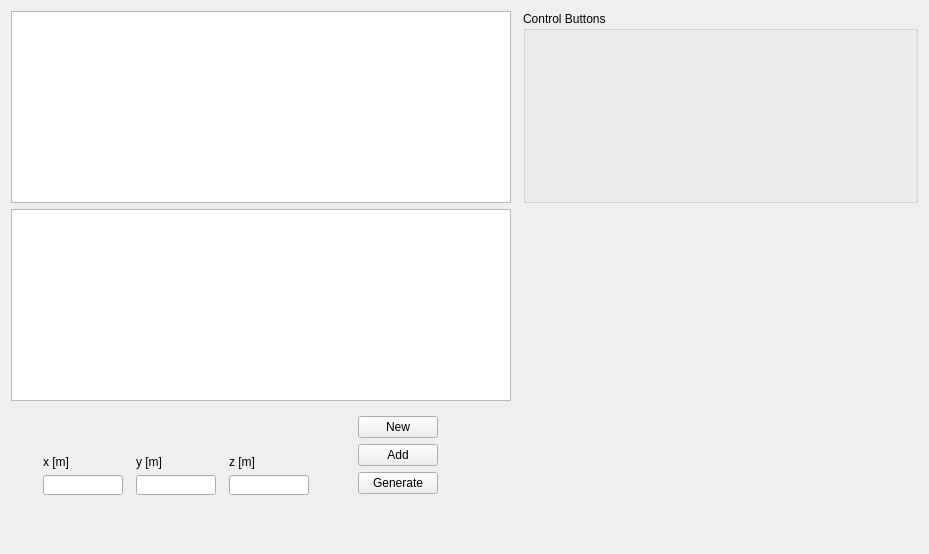
      <widget class="QWidget" name="tab_4">
       <attribute name="title">
        <string>Generate traj.</string>
       </attribute>
       <layout class="QGridLayout" name="gridLayout_3">
        <item row="0" column="0">
         <widget class="QTextBrowser" name="genLog">
          <property name="minimumSize">
           <size>
            <width>500</width>
            <height>0</height>
           </size>
          </property>
          <property name="maximumSize">
           <size>
            <width>600</width>
            <height>300</height>
           </size>
          </property>
         </widget>
        </item>
        <item row="1" column="0">
         <widget class="QTextBrowser" name="console">
          <property name="maximumSize">
           <size>
            <width>600</width>
            <height>300</height>
           </size>
          </property>
         </widget>
        </item>
        <item row="2" column="0" colspan="2">
         <layout class="QHBoxLayout" name="horizontalLayout_5">
          <item>
           <widget class="QFrame" name="frame_4">
            <property name="maximumSize">
             <size>
              <width>300</width>
              <height>90</height>
             </size>
            </property>
            <property name="frameShadow">
             <enum>QFrame::Raised</enum>
            </property>
            <layout class="QHBoxLayout" name="horizontalLayout_3">
             <item>
              <layout class="QVBoxLayout" name="verticalLayout_11">
               <item>
                <spacer name="verticalSpacer_6">
                 <property name="orientation">
                  <enum>Qt::Vertical</enum>
                 </property>
                 <property name="sizeHint" stdset="0">
                  <size>
                   <width>20</width>
                   <height>40</height>
                  </size>
                 </property>
                </spacer>
               </item>
               <item>
                <widget class="QLabel" name="label_26">
                 <property name="maximumSize">
                  <size>
                   <width>80</width>
                   <height>20</height>
                  </size>
                 </property>
                 <property name="text">
                  <string>x [m]</string>
                 </property>
                </widget>
               </item>
               <item>
                <widget class="QLineEdit" name="pathX">
                 <property name="maximumSize">
                  <size>
                   <width>80</width>
                   <height>20</height>
                  </size>
                 </property>
                </widget>
               </item>
               <item>
                <spacer name="verticalSpacer_8">
                 <property name="orientation">
                  <enum>Qt::Vertical</enum>
                 </property>
                 <property name="sizeHint" stdset="0">
                  <size>
                   <width>20</width>
                   <height>40</height>
                  </size>
                 </property>
                </spacer>
               </item>
              </layout>
             </item>
             <item>
              <layout class="QVBoxLayout" name="verticalLayout_17">
               <item>
                <spacer name="verticalSpacer_5">
                 <property name="orientation">
                  <enum>Qt::Vertical</enum>
                 </property>
                 <property name="sizeHint" stdset="0">
                  <size>
                   <width>20</width>
                   <height>40</height>
                  </size>
                 </property>
                </spacer>
               </item>
               <item>
                <widget class="QLabel" name="label_24">
                 <property name="maximumSize">
                  <size>
                   <width>80</width>
                   <height>20</height>
                  </size>
                 </property>
                 <property name="text">
                  <string>y [m]</string>
                 </property>
                </widget>
               </item>
               <item>
                <widget class="QLineEdit" name="pathY">
                 <property name="maximumSize">
                  <size>
                   <width>80</width>
                   <height>20</height>
                  </size>
                 </property>
                </widget>
               </item>
               <item>
                <spacer name="verticalSpacer_9">
                 <property name="orientation">
                  <enum>Qt::Vertical</enum>
                 </property>
                 <property name="sizeHint" stdset="0">
                  <size>
                   <width>20</width>
                   <height>40</height>
                  </size>
                 </property>
                </spacer>
               </item>
              </layout>
             </item>
             <item>
              <layout class="QVBoxLayout" name="verticalLayout_18">
               <item>
                <spacer name="verticalSpacer_7">
                 <property name="orientation">
                  <enum>Qt::Vertical</enum>
                 </property>
                 <property name="sizeHint" stdset="0">
                  <size>
                   <width>20</width>
                   <height>40</height>
                  </size>
                 </property>
                </spacer>
               </item>
               <item>
                <widget class="QLabel" name="label_25">
                 <property name="maximumSize">
                  <size>
                   <width>80</width>
                   <height>20</height>
                  </size>
                 </property>
                 <property name="text">
                  <string>z [m]</string>
                 </property>
                </widget>
               </item>
               <item>
                <widget class="QLineEdit" name="pathZ">
                 <property name="maximumSize">
                  <size>
                   <width>80</width>
                   <height>20</height>
                  </size>
                 </property>
                </widget>
               </item>
               <item>
                <spacer name="verticalSpacer_10">
                 <property name="orientation">
                  <enum>Qt::Vertical</enum>
                 </property>
                 <property name="sizeHint" stdset="0">
                  <size>
                   <width>20</width>
                   <height>40</height>
                  </size>
                 </property>
                </spacer>
               </item>
              </layout>
             </item>
            </layout>
            <zorder></zorder>
            <zorder></zorder>
            <zorder></zorder>
           </widget>
          </item>
          <item>
           <widget class="QFrame" name="frame_2">
            <property name="maximumSize">
             <size>
              <width>150</width>
              <height>200</height>
             </size>
            </property>
            <property name="frameShadow">
             <enum>QFrame::Raised</enum>
            </property>
            <layout class="QVBoxLayout" name="verticalLayout_10">
             <item>
              <widget class="QPushButton" name="genNew">
               <property name="maximumSize">
                <size>
                 <width>80</width>
                 <height>25</height>
                </size>
               </property>
               <property name="text">
                <string>New</string>
               </property>
              </widget>
             </item>
             <item>
              <widget class="QPushButton" name="addPath">
               <property name="maximumSize">
                <size>
                 <width>80</width>
                 <height>25</height>
                </size>
               </property>
               <property name="text">
                <string>Add</string>
               </property>
              </widget>
             </item>
             <item>
              <widget class="QPushButton" name="genTraj">
               <property name="maximumSize">
                <size>
                 <width>80</width>
                 <height>25</height>
                </size>
               </property>
               <property name="text">
                <string>Generate</string>
               </property>
               <property name="iconSize">
                <size>
                 <width>16</width>
                 <height>16</height>
                </size>
               </property>
              </widget>
             </item>
             <item>
              <spacer name="verticalSpacer_2">
               <property name="orientation">
                <enum>Qt::Vertical</enum>
               </property>
               <property name="sizeHint" stdset="0">
                <size>
                 <width>20</width>
                 <height>40</height>
                </size>
               </property>
              </spacer>
             </item>
            </layout>
           </widget>
          </item>
         </layout>
        </item>
        <item row="2" column="2">
         <spacer name="horizontalSpacer">
          <property name="orientation">
           <enum>Qt::Horizontal</enum>
          </property>
          <property name="sizeHint" stdset="0">
           <size>
            <width>395</width>
            <height>20</height>
           </size>
          </property>
         </spacer>
        </item>
        <item row="0" column="2">
         <widget class="QGroupBox" name="groupBox_8">
          <property name="title">
           <string>Control Buttons</string>
          </property>
          <widget class="QWidget" name="layoutWidget">
           <property name="geometry">
            <rect>
             <x>10</x>
             <y>30</y>
             <width>342</width>
             <height>134</height>
            </rect>
           </property>
           <layout class="QHBoxLayout" name="horizontalLayout_8">
            <item>
             <layout class="QVBoxLayout" name="verticalLayout_20">
              <item>
               <layout class="QVBoxLayout" name="verticalLayout_16"/>
              </item>
              <item>
               <layout class="QVBoxLayout" name="verticalLayout_19"/>
              </item>
             </layout>
            </item>
            <item>
             <layout class="QGridLayout" name="gridLayout_11">
              <item row="0" column="1">
               <spacer name="horizontalSpacer_2">
                <property name="orientation">
                 <enum>Qt::Horizontal</enum>
                </property>
                <property name="sizeHint" stdset="0">
                 <size>
                  <width>40</width>
                  <height>20</height>
                 </size>
                </property>
               </spacer>
              </item>
             </layout>
            </item>
           </layout>
          </widget>
         </widget>
        </item>
       </layout>
      </widget>
